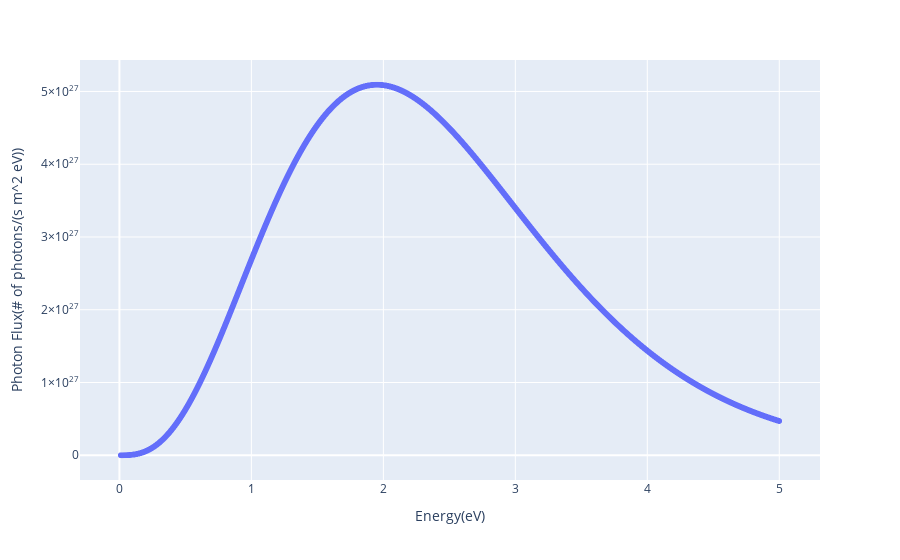

The notebook cell this image was saved under:
### Markdown cell above
Photon flux versus photon wavelength:

### Code cell
flux_energy_df = irradiance_energy_df.\
  rename(columns = {'Irradiance(W/(m^2 nm))': 'Photon Flux(# of photons/(s m^2 eV))'})

flux_energy_df['Photon Flux(# of photons/(s m^2 eV))'] = \
  flux_energy_df['Photon Flux(# of photons/(s m^2 eV))']*flux_energy_df['Energy(eV)']*1/(qm.h*q*c)

scatter(flux_energy_df, x = "Energy(eV)", y = 'Photon Flux(# of photons/(s m^2 eV))')

### Figure 1 — Plotly figure (JSON) as saved in the notebook; plotly's stock layout.template omitted (floating-point values rounded to 4 significant figures; data arrays with more than 128 entries replaced by an {"elided": "..."} marker saying what was removed)
{"data": [{"hovertemplate": "Energy(eV)=%{x}<br>Photon Flux(# of photons/(s m^2 eV))=%{y}<extra></extra>", "legendgroup": "", "marker": {"color": "#636efa", "symbol": "circle"}, "mode": "markers", "name": "", "showlegend": false, "x": {"elided": "2900 float values"}, "xaxis": "x", "y": {"elided": "2900 float values"}, "yaxis": "y", "type": "scattergl"}], "layout": {"xaxis": {"anchor": "y", "domain": [0.0, 1.0], "title": {"text": "Energy(eV)"}}, "yaxis": {"anchor": "x", "domain": [0.0, 1.0], "title": {"text": "Photon Flux(# of photons/(s m^2 eV))"}}, "legend": {"tracegroupgap": 0}, "margin": {"t": 60}}}
